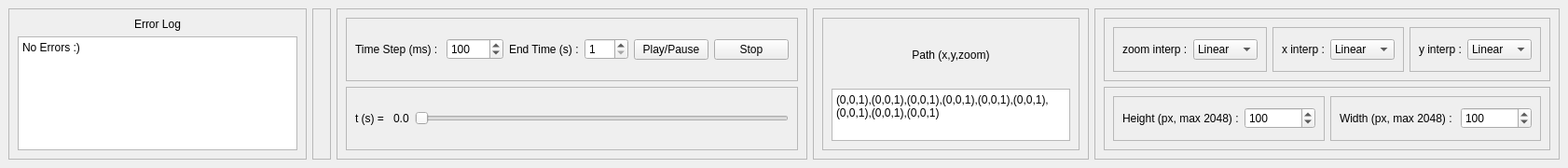
  <widget class="QDockWidget" name="PlayerDock">
   <property name="sizePolicy">
    <sizepolicy hsizetype="Preferred" vsizetype="Fixed">
     <horstretch>0</horstretch>
     <verstretch>0</verstretch>
    </sizepolicy>
   </property>
   <property name="minimumSize">
    <size>
     <width>1638</width>
     <height>180</height>
    </size>
   </property>
   <property name="maximumSize">
    <size>
     <width>524287</width>
     <height>180</height>
    </size>
   </property>
   <property name="features">
    <set>QDockWidget::DockWidgetMovable</set>
   </property>
   <property name="allowedAreas">
    <set>Qt::BottomDockWidgetArea</set>
   </property>
   <attribute name="dockWidgetArea">
    <number>8</number>
   </attribute>
   <widget class="QWidget" name="dockWidgetContents_4">
    <layout class="QHBoxLayout" name="horizontalLayout_30">
     <item>
      <widget class="QFrame" name="frame_34">
       <property name="frameShape">
        <enum>QFrame::StyledPanel</enum>
       </property>
       <property name="frameShadow">
        <enum>QFrame::Raised</enum>
       </property>
       <layout class="QVBoxLayout" name="verticalLayout_10">
        <item>
         <widget class="QLabel" name="label_31">
          <property name="text">
           <string>Error Log</string>
          </property>
          <property name="alignment">
           <set>Qt::AlignCenter</set>
          </property>
         </widget>
        </item>
        <item>
         <widget class="QTextBrowser" name="TextBrowser_ErrorLog">
          <property name="minimumSize">
           <size>
            <width>300</width>
            <height>0</height>
           </size>
          </property>
          <property name="html">
           <string>&lt;!DOCTYPE HTML PUBLIC &quot;-//W3C//DTD HTML 4.0//EN&quot; &quot;http://www.w3.org/TR/REC-html40/strict.dtd&quot;&gt;
&lt;html&gt;&lt;head&gt;&lt;meta name=&quot;qrichtext&quot; content=&quot;1&quot; /&gt;&lt;meta charset=&quot;utf-8&quot; /&gt;&lt;style type=&quot;text/css&quot;&gt;
p, li { white-space: pre-wrap; }
hr { height: 1px; border-width: 0; }
li.unchecked::marker { content: &quot;\2610&quot;; }
li.checked::marker { content: &quot;\2612&quot;; }
&lt;/style&gt;&lt;/head&gt;&lt;body style=&quot; font-family:'Segoe UI'; font-size:9pt; font-weight:400; font-style:normal;&quot;&gt;
&lt;p style=&quot; margin-top:0px; margin-bottom:0px; margin-left:0px; margin-right:0px; -qt-block-indent:0; text-indent:0px;&quot;&gt;No Errors :)&lt;/p&gt;&lt;/body&gt;&lt;/html&gt;</string>
          </property>
         </widget>
        </item>
       </layout>
      </widget>
     </item>
     <item>
      <widget class="QFrame" name="frame_21">
       <property name="frameShape">
        <enum>QFrame::StyledPanel</enum>
       </property>
       <property name="frameShadow">
        <enum>QFrame::Raised</enum>
       </property>
       <layout class="QHBoxLayout" name="horizontalLayout_23"/>
      </widget>
     </item>
     <item>
      <widget class="QFrame" name="frame_35">
       <property name="frameShape">
        <enum>QFrame::StyledPanel</enum>
       </property>
       <property name="frameShadow">
        <enum>QFrame::Raised</enum>
       </property>
       <layout class="QVBoxLayout" name="verticalLayout_11">
        <item>
         <widget class="QFrame" name="frame_22">
          <property name="frameShape">
           <enum>QFrame::StyledPanel</enum>
          </property>
          <property name="frameShadow">
           <enum>QFrame::Raised</enum>
          </property>
          <layout class="QHBoxLayout" name="horizontalLayout_18">
           <item>
            <widget class="QLabel" name="label_21">
             <property name="text">
              <string>Time Step (ms) : </string>
             </property>
            </widget>
           </item>
           <item>
            <widget class="QSpinBox" name="SpinBox_TimeStep">
             <property name="minimum">
              <number>10</number>
             </property>
             <property name="maximum">
              <number>10000</number>
             </property>
             <property name="singleStep">
              <number>10</number>
             </property>
             <property name="value">
              <number>100</number>
             </property>
            </widget>
           </item>
           <item>
            <widget class="QLabel" name="label_22">
             <property name="text">
              <string>End Time (s) :</string>
             </property>
            </widget>
           </item>
           <item>
            <widget class="QSpinBox" name="SpinBox_EndTime">
             <property name="minimum">
              <number>1</number>
             </property>
             <property name="maximum">
              <number>500</number>
             </property>
            </widget>
           </item>
           <item>
            <widget class="QPushButton" name="PushButton_PlayPause">
             <property name="text">
              <string>Play/Pause</string>
             </property>
            </widget>
           </item>
           <item>
            <widget class="QPushButton" name="PushButton_Stop">
             <property name="text">
              <string>Stop</string>
             </property>
            </widget>
           </item>
          </layout>
         </widget>
        </item>
        <item>
         <widget class="QFrame" name="frame_23">
          <property name="frameShape">
           <enum>QFrame::StyledPanel</enum>
          </property>
          <property name="frameShadow">
           <enum>QFrame::Raised</enum>
          </property>
          <layout class="QHBoxLayout" name="horizontalLayout_19">
           <item>
            <widget class="QLabel" name="label_23">
             <property name="text">
              <string>t (s) = </string>
             </property>
            </widget>
           </item>
           <item>
            <widget class="QLabel" name="label_24">
             <property name="text">
              <string>0.0</string>
             </property>
            </widget>
           </item>
           <item>
            <widget class="QSlider" name="Slider_Time">
             <property name="maximum">
              <number>10000</number>
             </property>
             <property name="orientation">
              <enum>Qt::Horizontal</enum>
             </property>
            </widget>
           </item>
          </layout>
         </widget>
        </item>
       </layout>
      </widget>
     </item>
     <item>
      <widget class="QFrame" name="frame_27">
       <property name="sizePolicy">
        <sizepolicy hsizetype="Preferred" vsizetype="Expanding">
         <horstretch>0</horstretch>
         <verstretch>0</verstretch>
        </sizepolicy>
       </property>
       <property name="frameShape">
        <enum>QFrame::StyledPanel</enum>
       </property>
       <property name="frameShadow">
        <enum>QFrame::Raised</enum>
       </property>
       <layout class="QHBoxLayout" name="horizontalLayout_27">
        <item>
         <widget class="QFrame" name="frame_28">
          <property name="frameShape">
           <enum>QFrame::StyledPanel</enum>
          </property>
          <property name="frameShadow">
           <enum>QFrame::Raised</enum>
          </property>
          <layout class="QVBoxLayout" name="verticalLayout_8">
           <item>
            <widget class="QLabel" name="label_27">
             <property name="text">
              <string>Path (x,y,zoom)</string>
             </property>
             <property name="alignment">
              <set>Qt::AlignCenter</set>
             </property>
            </widget>
           </item>
           <item>
            <widget class="QPlainTextEdit" name="PlainTextEdit_Path">
             <property name="minimumSize">
              <size>
               <width>200</width>
               <height>0</height>
              </size>
             </property>
             <property name="maximumSize">
              <size>
               <width>16777215</width>
               <height>56</height>
              </size>
             </property>
             <property name="plainText">
              <string>(0,0,1),(0,0,1),(0,0,1),(0,0,1),(0,0,1),(0,0,1),(0,0,1),(0,0,1),(0,0,1)</string>
             </property>
            </widget>
           </item>
          </layout>
         </widget>
        </item>
       </layout>
      </widget>
     </item>
     <item>
      <widget class="QFrame" name="frame_29">
       <property name="frameShape">
        <enum>QFrame::StyledPanel</enum>
       </property>
       <property name="frameShadow">
        <enum>QFrame::Raised</enum>
       </property>
       <layout class="QVBoxLayout" name="verticalLayout_9">
        <item>
         <widget class="QFrame" name="frame_33">
          <property name="frameShape">
           <enum>QFrame::StyledPanel</enum>
          </property>
          <property name="frameShadow">
           <enum>QFrame::Raised</enum>
          </property>
          <layout class="QHBoxLayout" name="horizontalLayout_29">
           <item>
            <widget class="QFrame" name="frame_32">
             <property name="frameShape">
              <enum>QFrame::StyledPanel</enum>
             </property>
             <property name="frameShadow">
              <enum>QFrame::Raised</enum>
             </property>
             <layout class="QHBoxLayout" name="horizontalLayout_26">
              <item>
               <widget class="QLabel" name="label_30">
                <property name="text">
                 <string>zoom interp :</string>
                </property>
               </widget>
              </item>
              <item>
               <widget class="QComboBox" name="ComboBox_ZoomInterp">
                <item>
                 <property name="text">
                  <string>Linear</string>
                 </property>
                </item>
                <item>
                 <property name="text">
                  <string>Cosine</string>
                 </property>
                </item>
                <item>
                 <property name="text">
                  <string>Cubic</string>
                 </property>
                </item>
               </widget>
              </item>
             </layout>
            </widget>
           </item>
           <item>
            <widget class="QFrame" name="frame_30">
             <property name="frameShape">
              <enum>QFrame::StyledPanel</enum>
             </property>
             <property name="frameShadow">
              <enum>QFrame::Raised</enum>
             </property>
             <layout class="QHBoxLayout" name="horizontalLayout_22">
              <item>
               <widget class="QLabel" name="label_28">
                <property name="text">
                 <string>x interp :</string>
                </property>
               </widget>
              </item>
              <item>
               <widget class="QComboBox" name="ComboBox_XInterp">
                <item>
                 <property name="text">
                  <string>Linear</string>
                 </property>
                </item>
                <item>
                 <property name="text">
                  <string>Cosine</string>
                 </property>
                </item>
                <item>
                 <property name="text">
                  <string>Cubic</string>
                 </property>
                </item>
               </widget>
              </item>
             </layout>
            </widget>
           </item>
           <item>
            <widget class="QFrame" name="frame_31">
             <property name="frameShape">
              <enum>QFrame::StyledPanel</enum>
             </property>
             <property name="frameShadow">
              <enum>QFrame::Raised</enum>
             </property>
             <layout class="QHBoxLayout" name="horizontalLayout_25">
              <item>
               <widget class="QLabel" name="label_29">
                <property name="text">
                 <string>y interp :</string>
                </property>
               </widget>
              </item>
              <item>
               <widget class="QComboBox" name="ComboBox_YInterp">
                <item>
                 <property name="text">
                  <string>Linear</string>
                 </property>
                </item>
                <item>
                 <property name="text">
                  <string>Cosine</string>
                 </property>
                </item>
                <item>
                 <property name="text">
                  <string>Cubic</string>
                 </property>
                </item>
               </widget>
              </item>
             </layout>
            </widget>
           </item>
          </layout>
         </widget>
        </item>
        <item>
         <widget class="QFrame" name="frame_24">
          <property name="frameShape">
           <enum>QFrame::StyledPanel</enum>
          </property>
          <property name="frameShadow">
           <enum>QFrame::Raised</enum>
          </property>
          <layout class="QHBoxLayout" name="horizontalLayout_28">
           <item>
            <widget class="QFrame" name="frame_26">
             <property name="frameShape">
              <enum>QFrame::StyledPanel</enum>
             </property>
             <property name="frameShadow">
              <enum>QFrame::Raised</enum>
             </property>
             <layout class="QHBoxLayout" name="horizontalLayout_21">
              <item>
               <widget class="QLabel" name="label_26">
                <property name="text">
                 <string>Height (px, max 2048) :</string>
                </property>
               </widget>
              </item>
              <item>
               <widget class="QSpinBox" name="SpinBox_Height">
                <property name="minimum">
                 <number>1</number>
                </property>
                <property name="maximum">
                 <number>2048</number>
                </property>
                <property name="value">
                 <number>100</number>
                </property>
               </widget>
              </item>
             </layout>
            </widget>
           </item>
           <item>
            <widget class="QFrame" name="frame_25">
             <property name="frameShape">
              <enum>QFrame::StyledPanel</enum>
             </property>
             <property name="frameShadow">
              <enum>QFrame::Raised</enum>
             </property>
             <layout class="QHBoxLayout" name="horizontalLayout_20">
              <item>
               <widget class="QLabel" name="label_25">
                <property name="text">
                 <string>Width (px, max 2048) : </string>
                </property>
               </widget>
              </item>
              <item>
               <widget class="QSpinBox" name="SpinBox_Width">
                <property name="minimum">
                 <number>1</number>
                </property>
                <property name="maximum">
                 <number>2048</number>
                </property>
                <property name="value">
                 <number>100</number>
                </property>
               </widget>
              </item>
             </layout>
            </widget>
           </item>
          </layout>
         </widget>
        </item>
       </layout>
      </widget>
     </item>
    </layout>
   </widget>
  </widget>
